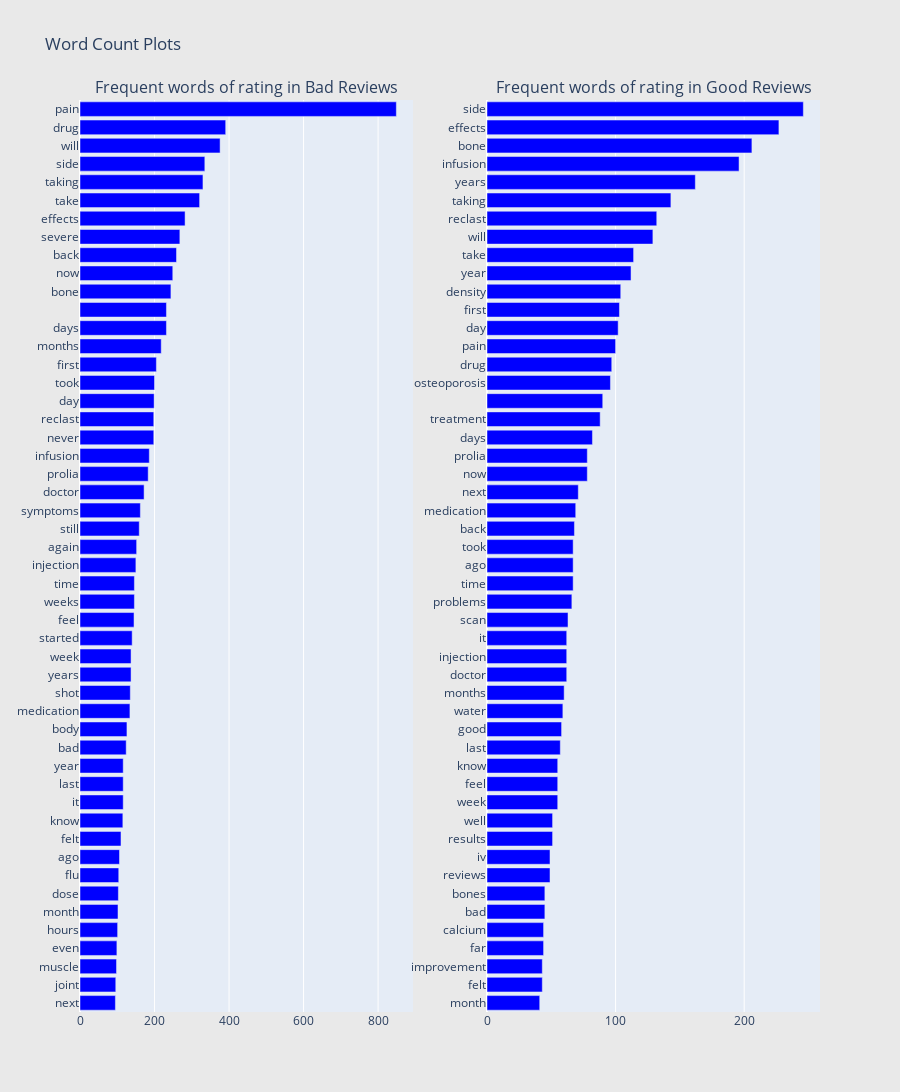

Source (notebook cell):
### Code cell
## Get the bar chart from bad reviews ##
freq_dict = defaultdict(int)
for sent in bad_df["Reviews"]:
    for word in generate_ngrams(sent):
        freq_dict[word] += 1
fd_sorted = pd.DataFrame(sorted(freq_dict.items(), key=lambda x: x[1])[::-1])
fd_sorted.columns = ["word", "wordcount"]
trace0 = horizontal_bar_chart(fd_sorted.head(50), 'blue')

## Get the bar chart from good Reviews ##
freq_dict = defaultdict(int)
for sent in good_df["Reviews"]:
    for word in generate_ngrams(sent):
        freq_dict[word] += 1
fd_sorted = pd.DataFrame(sorted(freq_dict.items(), key=lambda x: x[1])[::-1])
fd_sorted.columns = ["word", "wordcount"]
trace1 = horizontal_bar_chart(fd_sorted.head(50), 'blue')

# Creating two subplots
fig = tools.make_subplots(rows=1, cols=2, vertical_spacing=0.04,
                          subplot_titles=["Frequent words of rating in Bad Reviews", 
                                          "Frequent words of rating in Good Reviews"])
fig.append_trace(trace0, 1, 1)
fig.append_trace(trace1, 1, 2)
fig['layout'].update(height=1200, width=900, paper_bgcolor='rgb(233,233,233)', title="Word Count Plots")
py.iplot(fig, filename='word-plots')

### Figure 1 — Plotly figure (JSON) as saved in the notebook; plotly's stock layout.template omitted (floating-point values rounded to 4 significant figures)
{"data": [{"marker": {"color": "blue"}, "orientation": "h", "showlegend": false, "type": "bar", "x": [95, 96, 98, 99, 101, 102, 103, 104, 106, 110, 115, 116, 116, 116, 124, 126, 134, 135, 137, 137, 140, 145, 146, 146, 150, 152, 159, 162, 172, 183, 186, 198, 198, 199, 200, 205, 218, 232, 232, 244, 249, 259, 268, 282, 321, 330, 335, 376, 391, 849], "xaxis": "x", "y": ["next", "joint", "muscle", "even", "hours", "month", "dose", "flu", "ago", "felt", "know", "it", "last", "year", "bad", "body", "medication", "shot", "years", "week", "started", "feel", "weeks", "time", "injection", "again", "still", "symptoms", "doctor", "prolia", "infusion", "never", "reclast", "day", "took", "first", "months", "days", "", "bone", "now", "back", "severe", "effects", "take", "taking", "side", "will", "drug", "pain"], "yaxis": "y"}, {"marker": {"color": "blue"}, "orientation": "h", "showlegend": false, "type": "bar", "x": [41, 43, 43, 44, 44, 45, 45, 49, 49, 51, 51, 55, 55, 55, 57, 58, 59, 60, 62, 62, 62, 63, 66, 67, 67, 67, 68, 69, 71, 78, 78, 82, 88, 90, 96, 97, 100, 102, 103, 104, 112, 114, 129, 132, 143, 162, 196, 206, 227, 246], "xaxis": "x2", "y": ["month", "felt", "improvement", "far", "calcium", "bad", "bones", "reviews", "iv", "results", "well", "week", "feel", "know", "last", "good", "water", "months", "doctor", "injection", "it", "scan", "problems", "time", "ago", "took", "back", "medication", "next", "now", "prolia", "days", "treatment", "", "osteoporosis", "drug", "pain", "day", "first", "density", "year", "take", "will", "reclast", "taking", "years", "infusion", "bone", "effects", "side"], "yaxis": "y2"}], "layout": {"annotations": [{"font": {"size": 16}, "showarrow": false, "text": "Frequent words of rating in Bad Reviews", "x": 0.225, "xanchor": "center", "xref": "paper", "y": 1, "yanchor": "bottom", "yref": "paper"}, {"font": {"size": 16}, "showarrow": false, "text": "Frequent words of rating in Good Reviews", "x": 0.775, "xanchor": "center", "xref": "paper", "y": 1, "yanchor": "bottom", "yref": "paper"}], "height": 1200, "paper_bgcolor": "rgb(233,233,233)", "title": {"text": "Word Count Plots"}, "width": 900, "xaxis": {"anchor": "y", "domain": [0, 0.45]}, "xaxis2": {"anchor": "y2", "domain": [0.55, 1]}, "yaxis": {"anchor": "x", "domain": [0, 1]}, "yaxis2": {"anchor": "x2", "domain": [0, 1]}}}
